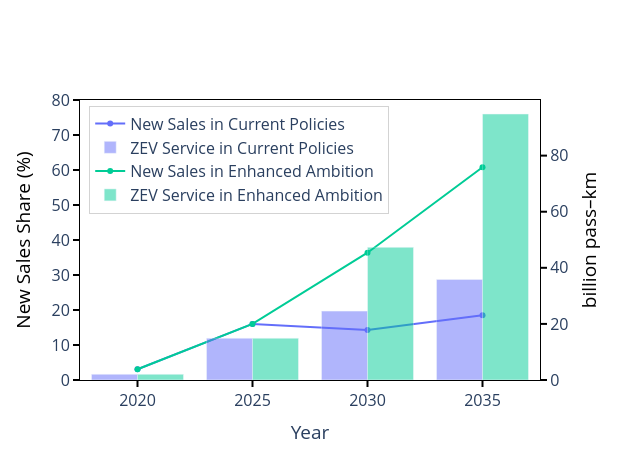

This figure's notebook cell:
### Code cell
fig_freight = go.Figure()
for scen in SCENARIOS:
    add_dual_series_from_split(
        fig_freight,
        df_share=serShare.reset_index().rename(columns={'value': 'share_percent'}),
        df_service=df_service_agg,
        units_filter=UNITS_FREIGHT,
        scenario=scen,
        left_name="New Sales",
        right_name="ZEV Service"
    )
base_layout(fig_freight, y2_title="billion ton–km", width=620, height=460, legend_pos="v")
fig_freight.update_layout(
    yaxis=dict(
        title=dict(text="New Sales Share (%)", font=dict(color="black")),
        range=[0, 80],  # <- yaxis1 범위 지정
        showticklabels=True,
        ticks="outside",
        ticklen=6, tickwidth=2, tickcolor="black",
        showline=True, linecolor="black", linewidth=1,
        dtick=10, mirror=True
    ),
    yaxis2=dict(
        title=dict(text="billion pass–km", font=dict(color="black")),
        tickcolor="black", ticklen=6, tickwidth=2, ticks="outside",
        overlaying="y", side="right",
        showline=True, linecolor="black", linewidth=1
    ),
    legend=dict(
        x=0.02,       # 왼쪽 여백 (0=완전 왼쪽)
        y=0.98,       # 위쪽 여백 (1=완전 위)
        xanchor="left",
        yanchor="top",
        bgcolor="rgba(255,255,255,0.6)",
        bordercolor="lightgray",
        borderwidth=1,
        orientation="v"  # 세로 정렬
    )
)
pio.write_image(fig_freight, "./fig/freight.png", width=620, height=460, scale=2)
fig_freight

### Figure 1 — Plotly figure (JSON) as saved in the notebook; plotly's stock layout.template omitted (floating-point values rounded to 4 significant figures)
{"data": [{"line": {"color": "#636EFA"}, "mode": "lines+markers", "name": "New Sales in Current Policies", "type": "scatter", "x": [2020, 2025, 2030, 2035], "y": [3.07, 16.02, 14.29, 18.51], "yaxis": "y"}, {"marker": {"color": "#636EFA"}, "name": "ZEV Service in Current Policies", "opacity": 0.5, "type": "bar", "x": [2020, 2025, 2030, 2035], "y": [2.047, 14.91, 24.56, 35.85], "yaxis": "y2"}, {"line": {"color": "#00CC96"}, "mode": "lines+markers", "name": "New Sales in Enhanced Ambition", "type": "scatter", "x": [2020, 2025, 2030, 2035], "y": [3.07, 16.02, 36.37, 60.78], "yaxis": "y"}, {"marker": {"color": "#00CC96"}, "name": "ZEV Service in Enhanced Ambition", "opacity": 0.5, "type": "bar", "x": [2020, 2025, 2030, 2035], "y": [2.047, 14.91, 47.3, 94.84], "yaxis": "y2"}], "layout": {"barmode": "group", "font": {"size": 16}, "height": 460, "legend": {"bgcolor": "rgba(255,255,255,0.6)", "bordercolor": "lightgray", "borderwidth": 1, "orientation": "v", "x": 0.02, "xanchor": "left", "y": 0.98, "yanchor": "top"}, "paper_bgcolor": "white", "plot_bgcolor": "white", "width": 620, "xaxis": {"linecolor": "black", "linewidth": 1, "mirror": true, "showline": true, "showticklabels": true, "tickcolor": "black", "ticklen": 6, "ticks": "outside", "tickwidth": 2, "title": {"text": "Year"}}, "yaxis": {"dtick": 10, "linecolor": "black", "linewidth": 1, "mirror": true, "range": [0, 80], "showline": true, "showticklabels": true, "tickcolor": "black", "ticklen": 6, "ticks": "outside", "tickwidth": 2, "title": {"font": {"color": "black"}, "text": "New Sales Share (%)"}}, "yaxis2": {"linecolor": "black", "linewidth": 1, "overlaying": "y", "showline": true, "side": "right", "tickcolor": "black", "ticklen": 6, "ticks": "outside", "tickwidth": 2, "title": {"font": {"color": "black"}, "text": "billion pass–km"}}}}
